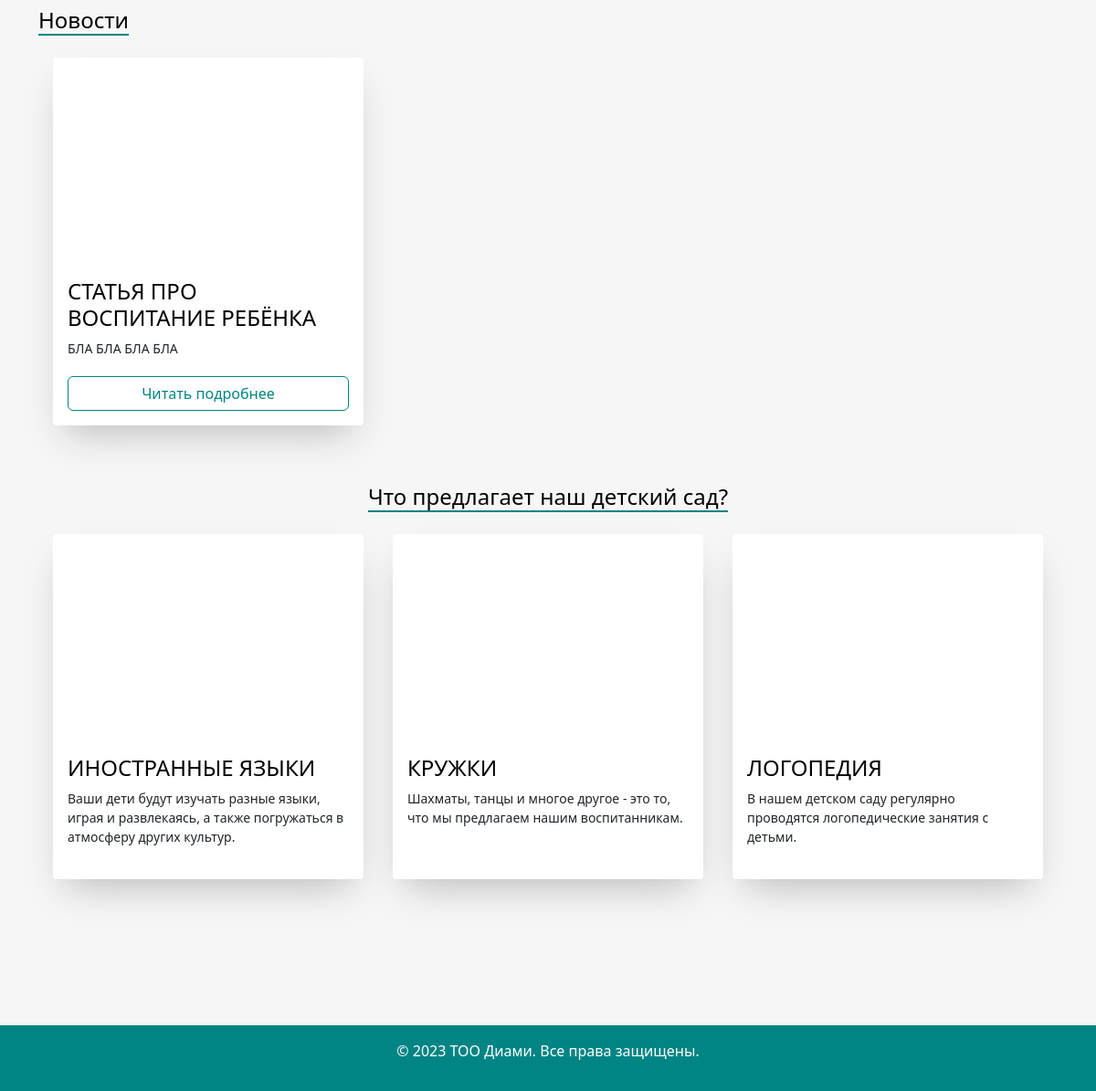
/ (lower part), run on an earlier commit of the app's database.
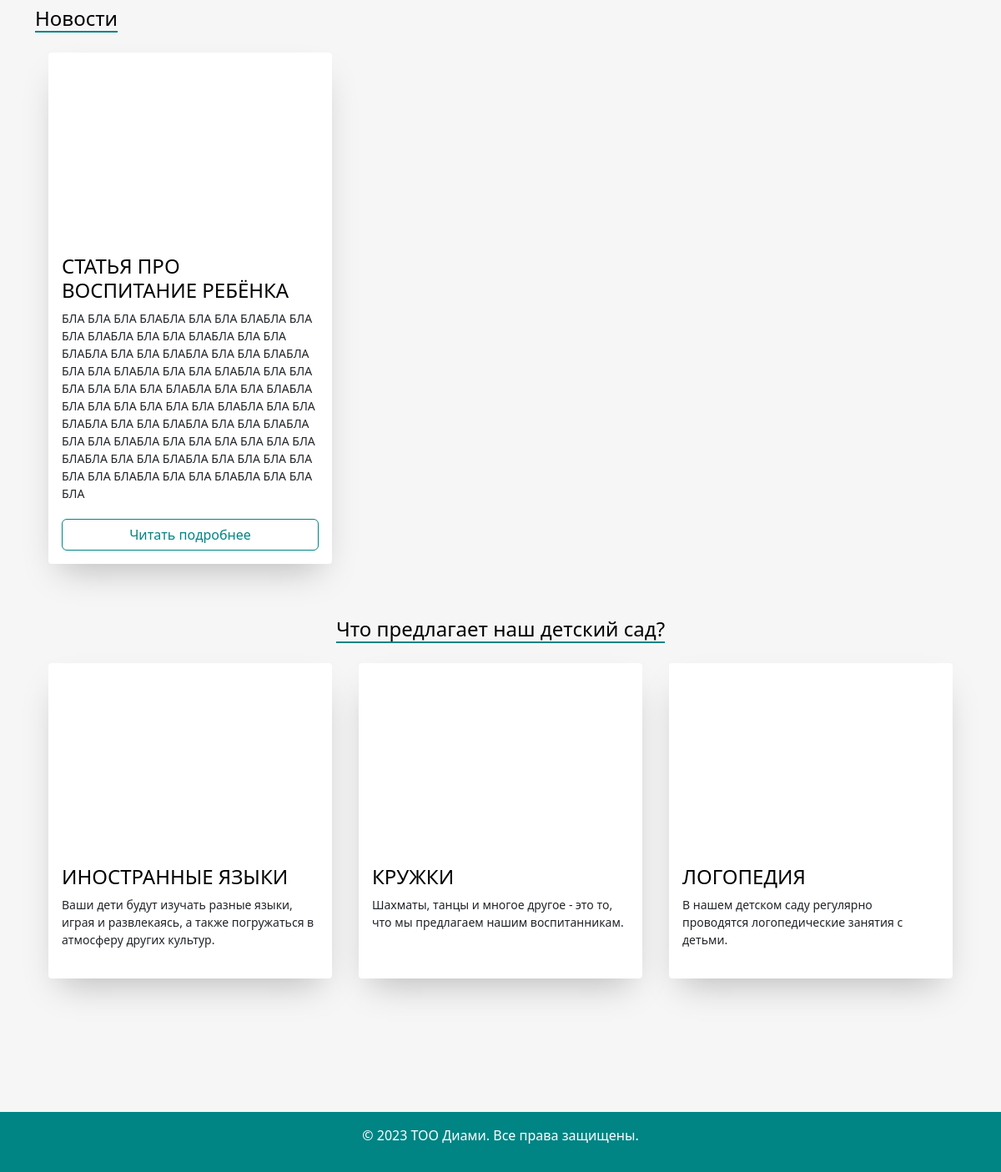
And on a later commit of the database.
### main/models.py (models this page shows, shortened)
class Articles(models.Model):
    title = models.CharField('Название', max_length=50)
    full_text = models.TextField('Статья', validators = [MinLengthValidator(100, 'Введите больше 100 символов')], null = True)
    date = models.DateTimeField('Дата публикации')
    image = models.ImageField(upload_to='images/', default='')
    class Meta:
        verbose_name = 'Новость'
        verbose_name_plural = 'Новости'

### main/views.py (the view)
# urls.py: path('', views.index, name = 'home'),
def index(request):
    news = Articles.objects.order_by('-date')
    director = Director.objects.first()
    return render(request, 'main/index.html', {'title': 'Детский сад "ДиАми"', 'news': news, 'director': director})

### main/templates/main/index.html (shortened to what this page needs)
{% extends 'base.html' %}
{% load static %}
{% block content %}
    <div class="container pt-5">
        <div class="row pt-3">
            <div class="col-md-4 col-sm-12">
            </div>
            <div class="col-md-8 col-sm-12">
            </div>
        </div>
    </div>
    <div class="container">
        <div class="row">
            <div class="col-md-12 col-sm-12">
                <h4 class="underline">Новости</h4>
            </div>
        </div>
        <ul class="clubs">
            {% if news %}
                {% for el in news|slice:":3" %}
                    <li class="clubs__item">
                        <div class="club">
                            <div class="club__image" style="background-image: url( {{ el.image.url }} )"></div>
                            <div class="club__content">
                                <div class="club__title">
                                    <h4>{{ el.title }}</h4>
                                </div>
                                <p class="club__text">{{ el.full_text }}</p>
                                <a href="{% url 'news_detail' el.id %}" class="btn btn-outline-primary">Читать
                                    подробнее</a>
                            </div>
                        </div>
                    </li>
                {% endfor %}
            {% else %}
                <h4>Нет новостей</h4>
            {% endif %}
        </ul>
    </div>
    <div class="container">
        <div class="row pt-5">
            <div class="col-md-12 col-sm-12 text-center">
                <h4 class="underline">Что предлагает наш детский сад?</h4>
            </div>
        </div>
    </div>
    <div class="container">
        <ul class="clubs">
            <li class="clubs__item">
                <div class="club">
                    <div class="club__image club__image__one"></div>
                    <div class="club__content">
                        <div class="club__title"><h4>Иностранные языки</h4></div>
                        <p class="club__text">Ваши дети будут изучать разные языки, играя и развлекаясь, а также
                            погружаться в атмосферу других культур. </p>
                    </div>
                </div>
            </li>
            <li class="clubs__item">
                <div class="club">
                    <div class="club__image club__image__two"></div>
                    <div class="club__content">
                        <div class="club__title"><h4>Кружки</h4></div>
                        <p class="club__text">Шахматы, танцы и многое другое - это то, что мы предлагаем нашим
                            воспитанникам.</p>
                    </div>
                </div>
            </li>
            <li class="clubs__item">
                <div class="club">
                    <div class="club__image club__image__three"></div>
                    <div class="club__content">
                        <div class="club__title"><h4>Логопедия</h4></div>
                        <p class="club__text">В нашем детском саду регулярно проводятся логопедические занятия с
                            детьми.</p>
                    </div>
                </div>
            </li>
        </ul>
    </div>
{% endblock %}

### main/templates/base.html (shortened to what this page needs)
{% load static  %}
<!DOCTYPE html>
<html lang="ru">
<head>
    <link rel="stylesheet" href="{% static 'main/css/bootstrapstyle.css' %}">
    <link rel="stylesheet" href="{% static 'main/css/style.css' %}">
</head>
<body class="">
{% block content %}
{% endblock %}
{% include 'include/footer.html' %}
</body>
</html>

### main/templates/include/header.html (shortened to what this page needs)
{% load static %}

### main/templates/include/footer.html (shortened to what this page needs)
{% block footer %}
    <footer class="text-black ">
        <div class="container py-5 mt-5">
        </div>
        <div class="text-center py-3 text-white bg-primary">
            <p>&copy; 2023 ТОО Диами. Все права защищены.</p>
        </div>
    </footer>
{% endblock %}

### static/main/css/style.css (style rules this page uses)
*, *::before, *::after { box-sizing: border-box; }
html, h1, h2, h3, h4, h5, h6 { color: black; }
body { background: #f6f6f6; }
a { text-decoration: none; color: inherit; }
.underline { border-bottom: 2px solid #008484 !important; display: inline-block; }
.clubs { display: flex; flex-wrap: wrap; list-style: none; margin: 0; padding: 0; }
.clubs__item { display: flex; padding: 1rem; }
@media (min-width: 40rem) { .clubs__item { width: 50%; } }
@media (min-width: 56rem) { .clubs__item { width: 33.3333%; } }
.club { background-color: white; border-radius: 0.25rem; box-shadow: 0 20px 40px -14px rgba(0, 0, 0, 0.25); display: flex; flex-direction: column; overflow: hidden; }
.club__content { display: flex; flex: 1 1 auto; flex-direction: column; padding: 1rem; }
.club__image { background-position: center center; background-repeat: no-repeat; background-size: cover; border-top-left-radius: 0.25rem; border-top-right-radius: 0.25rem; filter: contrast(70%); overflow: hidden; position: relative; transition: filter 0.5s cubic-bezier(0.43, 0.41, 0.22, 0.91); }
.club__image::before { content: ""; display: block; padding-top: 56.25%; }
@media (min-width: 40rem) { .club__image::before { padding-top: 66.6%; } }
.club__title { text-transform: uppercase; }
.club__text { flex: 1 1 auto; font-size: 0.875rem; line-height: 1.5; margin-bottom: 1.25rem; word-wrap: break-word; overflow: hidden; text-overflow: ellipsis; }
.club__image__one { background-image: url("https://vdecret.com/wp-content/uploads/slova.jpeg"); }
.club__image__two { background-image: url("https://profit-success.ru/wp-content/uploads/7/d/f/7df203185f3c71092b3c65e7ef57b9b5.jpeg"); }
.club__image__three { background-image: url("https://static.tildacdn.com/tild6331-3239-4631-b061-653730373139/speech-therpay-med.jpg"); }

What changed in the data, as far as the page shows it:
changed Articles "СТАТЬЯ ПРО ВОСПИТАНИЕ РЕБЁНКА": full_text "БЛА БЛА БЛА БЛА" → "БЛА БЛА БЛА БЛАБЛА БЛА БЛА БЛАБЛА БЛА БЛА БЛАБЛА БЛА БЛА БЛАБЛА БЛА БЛА БЛАБЛА БЛА БЛА БЛАБЛА БЛА БЛА БЛАБЛА БЛА БЛА БЛАБЛА БЛА БЛА БЛАБЛА БЛА БЛА БЛА БЛА БЛА БЛА БЛАБЛА БЛА БЛА БЛАБЛА БЛА БЛА БЛА БЛА БЛА БЛА БЛАБЛА БЛА БЛА БЛАБЛА БЛА БЛА БЛАБЛА БЛА БЛА БЛАБЛА БЛА БЛА БЛАБЛА БЛА БЛА БЛА БЛА БЛА БЛА БЛАБЛА БЛА БЛА БЛАБЛА БЛА БЛА БЛА БЛА БЛА БЛА БЛАБЛА БЛА БЛА БЛАБЛА БЛА БЛА БЛА"
